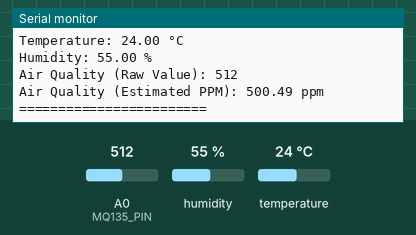
This sketch was run on a simulated ESP8266 (NodeMCU). Shown: the last lines printed to the serial monitor. Inputs (shaded band) come from the test bench; at power-on: humidity 55 %, A0 (MQ135_PIN) = 512, temperature 24 °C.

Above: at 3.2 s.
3.3 s: humidity set to 22 %
7.3 s: A0 (MQ135_PIN) set to 716
At 9.6 s:
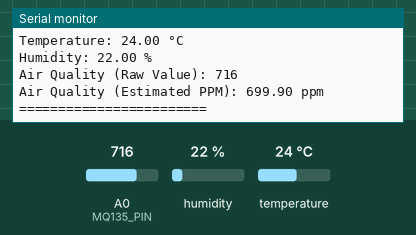
11.3 s: temperature set to 12 °C
15.3 s: A0 (MQ135_PIN) set to 900
At 18.5 s:
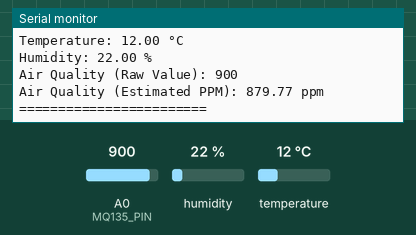
19.3 s: humidity set to 40 %
Timing chart, 0 to 22.3 s (numbered marks = the images above; inputs shaded):
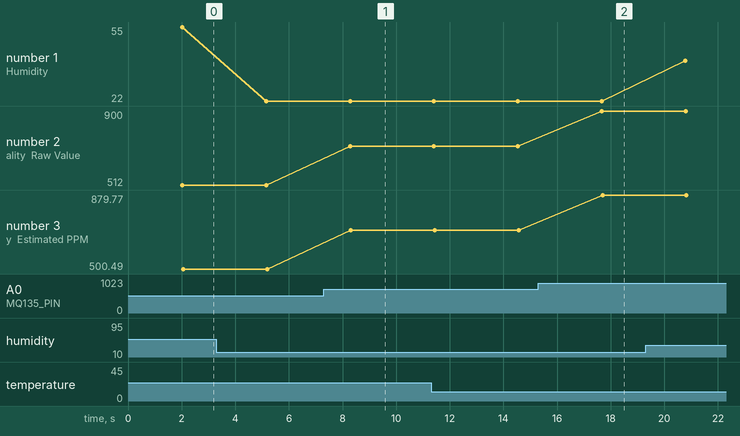

Measured:
- after the input at 7.3 s, the serial monitor: prints a new line after 0.98 s (image 1)
- after the input at 15.3 s, the serial monitor: prints a new line after 2.4 s (image 2)
- plotted number 1: 55 → 22 after the input at 3.3 s, 22 → 40 after the input at 19.3 s
- plotted number 2: 512 → 716 after the input at 7.3 s, 716 → 900 after the input at 15.3 s
- plotted number 3: 500.49 → 699.9 after the input at 7.3 s, 699.9 → 879.77 after the input at 15.3 s

The sketch:

main.ino
```cpp
#include <DHT.h>

#define DHTPIN D2         // DHT11 connected to NodeMCU D2 (GPIO4)
#define DHTTYPE DHT11     // DHT sensor type
#define MQ135_PIN A0      // MQ135 connected to Analog A0

DHT dht(DHTPIN, DHTTYPE);

void setup() {
  Serial.begin(9600);
  Serial.println("Initializing sensors...");

  dht.begin();
  delay(2000);  // Allow sensors to stabilize
}

void loop() {
  float temperature, humidity;
  int attempts = 0;

  // Retry reading DHT11 sensor up to 3 times
  while (attempts < 3) {
    temperature = dht.readTemperature();
    humidity = dht.readHumidity();

    if (!isnan(temperature) && !isnan(humidity)) {
      break;  // Exit loop if valid readings are received
    }

    attempts++;
    Serial.println("Retrying DHT sensor reading...");
    delay(1000);  // Wait 1 second before retrying
  }

  if (isnan(temperature) || isnan(humidity)) {
    Serial.println("Error: Failed to read from DHT sensor after 3 attempts!");
    return;
  }

  // Read Air Quality Data from MQ135 Sensor
  int airQualityRaw = analogRead(MQ135_PIN);

  // Convert Raw Value to PPM (Simple Approximation)
  float airQualityPPM = (airQualityRaw / 1023.0) * 1000;  // Basic conversion formula

  // Display Readings
  Serial.println("\n=== Air Quality Data ===");
  Serial.printf("Temperature: %.2f °C\n", temperature);
  Serial.printf("Humidity: %.2f %%\n", humidity);
  Serial.printf("Air Quality (Raw Value): %d\n", airQualityRaw);
  Serial.printf("Air Quality (Estimated PPM): %.2f ppm\n", airQualityPPM);
  Serial.println("========================\n");

  delay(3000);  // Wait 3 seconds before next reading
}
```
